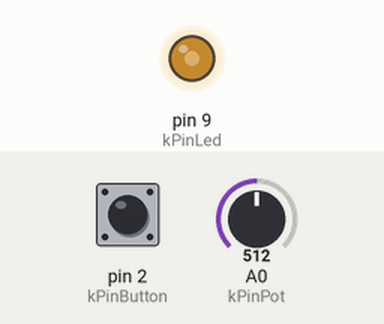
Simulated run of this sketch. Board: Arduino Uno, built with avr-gcc and run on an emulated ATmega328P. On the bench: output pins drawn as LEDs (lit = HIGH). The inputs (shaded band) are chosen by the test bench; at power-on: pin 2 (kPinButton) HIGH, A0 (kPinPot) = 512.

Above: at 1.2 s.
1.3 s: pin 2 (kPinButton) pulled LOW for 1 s
At 2.05 s:
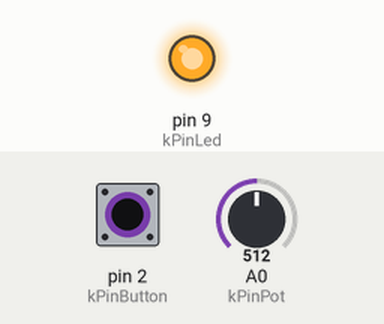
3.8 s: pin 2 (kPinButton) pulled LOW for 0.15 s
At 4.5 s:
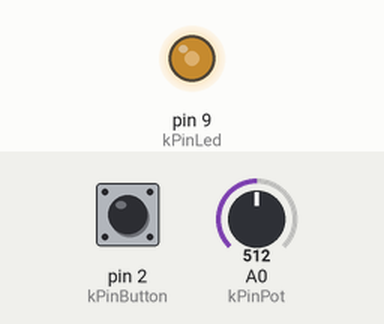
5.4 s: pin 2 (kPinButton) pulled LOW for 0.15 s
At 5.53 s:
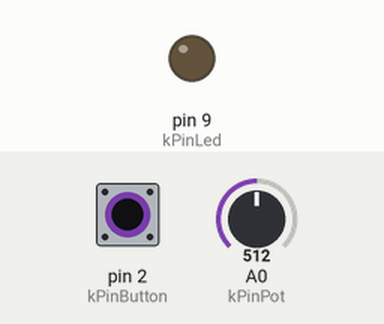
Timing chart, 0 to 8.4 s (numbered marks = the images above; inputs shaded):
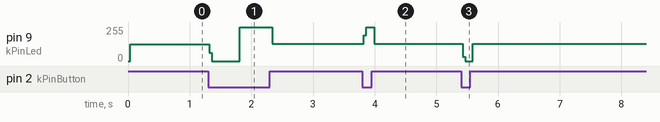

Measured:
- after the input at 1.3 s, pin 9 (kPinLed): 127/255 → 0/255 at once, → 255/255 0.49 s later, → 128/255 0.53 s later
- after the input at 3.8 s, pin 9 (kPinLed): 128/255 → 255/255 at once, → 128/255 0.17 s later
- after the input at 5.4 s, pin 9 (kPinLed): 128/255 → 0/255 at once, → 128/255 0.16 s later

The sketch:

3_2_sketch.ino
```cpp
const int kPinLed = 9;
const int kPinPot = A0;
const int kPinButton = 2;

void setup()
{
  pinMode(kPinButton, INPUT);
  digitalWrite(kPinButton, HIGH);
  pinMode(kPinLed, OUTPUT);
}

long lastTime = 0;
int ledState = LOW;
void loop()
{
  int delayTime, potValue;
  if (digitalRead(kPinButton) == LOW) {
    potValue = analogRead(kPinPot);
  	delayTime = map(potValue, 0, 1023, 1023, 0);
  }
  if (lastTime + delayTime <= millis()) {
    	ledState = !ledState;
      	digitalWrite(kPinLed, ledState);
      	lastTime = millis();
  }
}
    
```
